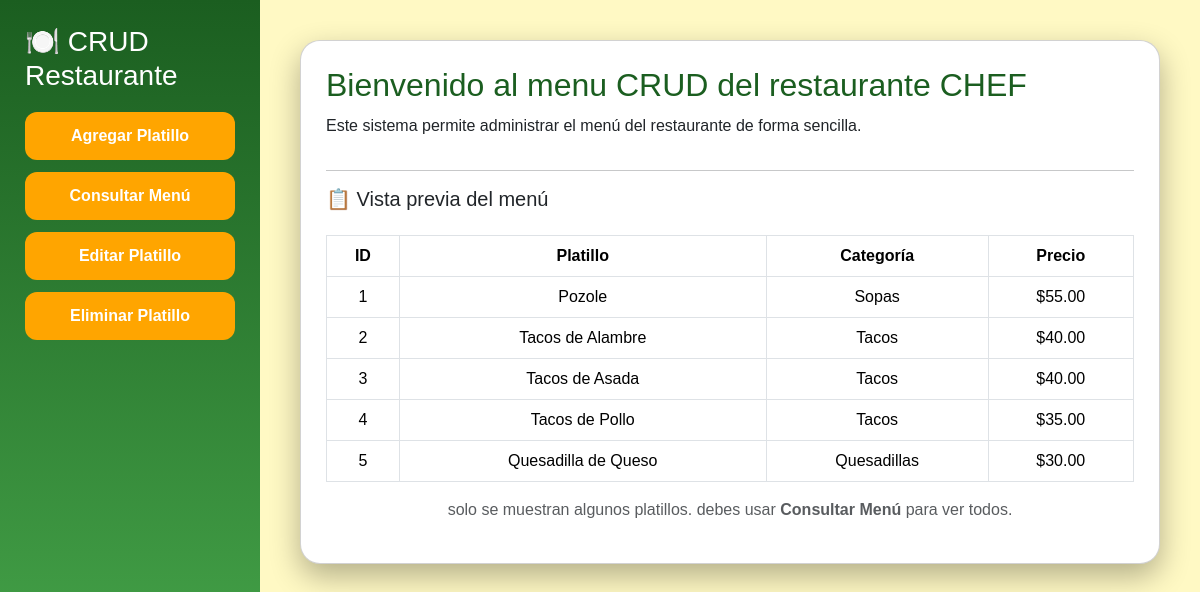
The page / on the database its author committed.
### tables this page shows
CREATE TABLE `platillos` (
  `id` int(11) NOT NULL,
  `nombre` varchar(50) DEFAULT NULL,
  `categoria` varchar(30) DEFAULT NULL,
  `precio` decimal(6,2) DEFAULT NULL
);

### index.php (the view, shortened to what this page needs)
<?php
include("conexion.php");
$resultado = mysqli_query($conexion, "SELECT * FROM platillos LIMIT 5");
?>
<!DOCTYPE html>
<html lang="es">
<head>
    <link href="https://cdn.jsdelivr.net/npm/bootstrap@5.3.2/dist/css/bootstrap.min.css" rel="stylesheet">
</head>
<body>
<div class="sidebar">
    <h3>🍽️ CRUD Restaurante</h3>
    <form action="agregar.php"><button>Agregar Platillo</button></form>
    <form action="consultar.php"><button>Consultar Menú</button></form>
    <form action="editar.php"><button>Editar Platillo</button></form>
    <form action="eliminar.php"><button>Eliminar Platillo</button></form>
</div>
<div class="contenido">
    <div class="card">
        <h2>Bienvenido al menu CRUD del restaurante CHEF</h2>
        <p>Este sistema permite administrar el menú del restaurante de forma sencilla.</p>
        <hr>
        <h5>📋 Vista previa del menú</h5>
        <table class="table table-bordered text-center align-middle mt-3">
            <thead>
                <tr>
                    <th>ID</th>
                    <th>Platillo</th>
                    <th>Categoría</th>
                    <th>Precio</th>
                </tr>
            </thead>
            <tbody>
                <?php while ($fila = mysqli_fetch_assoc($resultado)) { ?>
                <tr>
                    <td><?php echo $fila["id"]; ?></td>
                    <td><?php echo $fila["nombre"]; ?></td>
                    <td><?php echo $fila["categoria"]; ?></td>
                    <td>$<?php echo number_format($fila["precio"], 2); ?></td>
                </tr>
                <?php } ?>
            </tbody>
        </table>
        <p class="text-center text-muted">
            solo se muestran   algunos platillos.
             debes usar <b>Consultar Menú</b> para ver todos.
        </p>
    </div>
</div>
</body>
</html>

### index.php (style rules this page uses)
body { margin: 0; font-family: Arial, sans-serif; background: #fff9c4; display: flex; min-height: 100vh; }
.sidebar { width: 260px; background: linear-gradient(180deg, #1b5e20, #4caf50); padding: 25px; color: white; }
.sidebar h3 { margin-bottom: 20px; }
.sidebar button { width: 100%; margin-bottom: 12px; padding: 12px; border-radius: 12px; border: none; background: orange; color: white; font-weight: bold; }
.contenido { flex: 1; padding: 40px; }
.card { border-radius: 20px; box-shadow: 0 12px 30px rgba(0,0,0,0.3); padding: 25px; }
h2 { color: #1b5e20; margin-bottom: 10px; }
table thead { background: #4caf50; color: white; }

### rows shown on the page
platillos: id "1", nombre "Pozole", categoria "Sopas", precio "55.00"
platillos: id "2", nombre "Tacos de Alambre", categoria "Tacos", precio "40.00"
platillos: id "3", nombre "Tacos de Asada", categoria "Tacos", precio "40.00"
platillos: id "4", nombre "Tacos de Pollo", categoria "Tacos", precio "35.00"
platillos: id "5", nombre "Quesadilla de Queso", categoria "Quesadillas", precio "30.00"
